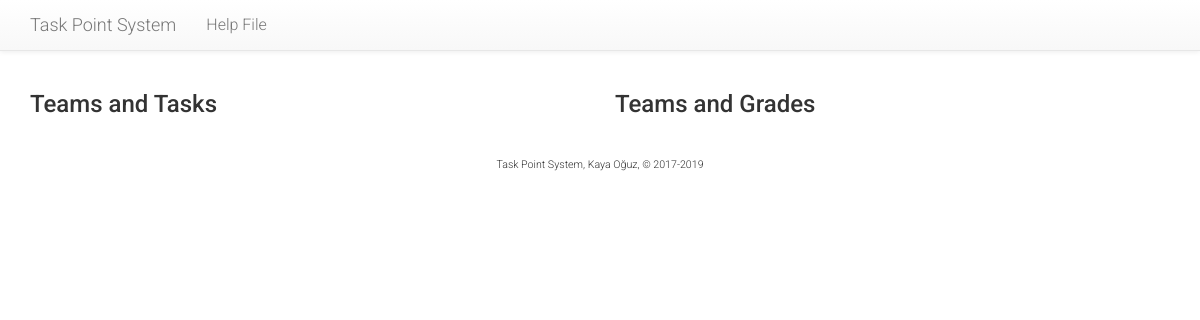
The page /tasks/view-all-teams/ (signed in) on the database as committed earlier.
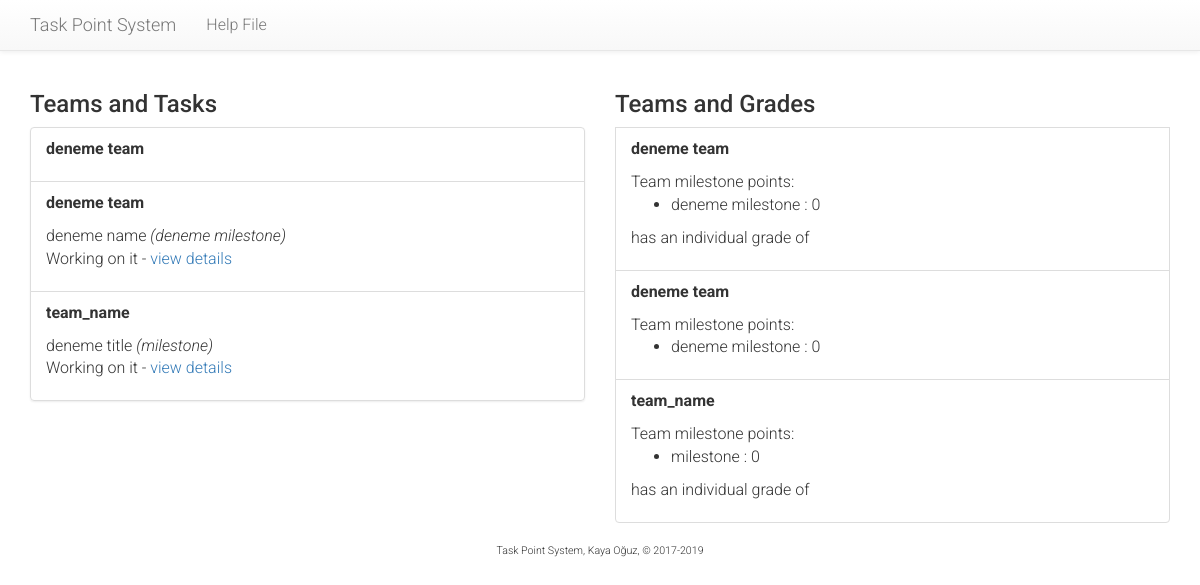
The same page on the database as committed later.
### tasks/models.py (models this page shows, shortened)
class Team(models.Model):
    course = models.ForeignKey(Course, on_delete=models.CASCADE)
    name = models.CharField("Team Name", max_length=128)
    github = models.CharField("Git Page", max_length=256, null=True)
    supervisor = models.ForeignKey(Supervisor, on_delete=models.SET_NULL, blank=True, null=True)
    team_size = models.PositiveSmallIntegerField("Team size", default=4, validators=[MaxValueValidator(99), MinValueValidator(1)])
    def get_all_task_points(self, m):
        p = 0
        for task in self.task_set.all().filter(milestone=m):
            p = p + task.get_points()
        return p
    def get_all_accepted_points(self, m):
        p = 0
        for task in self.task_set.all().filter(milestone=m):
            if task.status == 5:
                p = p + task.get_points()
        return p
    def get_milestone_list(self):
        milestone_list = {}
        for m in self.course.milestone_set.all():
            milestone_list[m.name] = self.get_team_grade(m)
        return milestone_list
    def get_team_grade(self, m):
        g = 0
        if self.get_all_task_points(m) > 0:
            g = round((self.get_all_accepted_points(m) / self.get_all_task_points(m)) * 100)
        return g

class Task(models.Model):
    PRIORITY = (
        (3, 'Urgent'),
        (2, 'Planned'),
        (1, 'Low'),
    )
    DIFFICULTY = (
        (3, 'Difficult'),
        (2, 'Normal'),
        (1, 'Easy'),
    )
    STATUS = (
        (1, "Waiting for approval"),
        (2, "Working on it"),
        (3, "Waiting for review"),
        (4, "Rejected"),
        (5, "Accepted"),
    )
    milestone = models.ForeignKey(Milestone, on_delete=models.CASCADE)
    creator = models.CharField("creator",max_length=256)#= models.ForeignKey(Supervisor, on_delete=models.SET_NULL, blank=True, null=True, related_name='creator')
    assignee = models.ForeignKey(
        Developer,
        on_delete=models.CASCADE,
        related_name='assignee',
        verbose_name="Assigned to"
    )
    team = models.ForeignKey(Team, on_delete=models.CASCADE)
    title = models.CharField("Brief task name", max_length=256)
    description = models.TextField("Description")
    due = models.DateField("Due Date", validators=[past_date_validator])
    date = models.DateTimeField("Created on", auto_now_add=True)
    completed = models.DateTimeField("Completed on", auto_now=True, blank=True, null=True)
    priority = models.PositiveSmallIntegerField("Priority", choices=PRIORITY, default=2)
    difficulty = models.PositiveSmallIntegerField("Difficulty", choices=DIFFICULTY, default=2)
    modifier = models.PositiveSmallIntegerField(
        "Modifier",
        default=3,
        validators=[MaxValueValidator(5), MinValueValidator(1)]
    )
    status = models.PositiveSmallIntegerField("Status", choices=STATUS, default=2)
    no_of_votes = models.PositiveSmallIntegerField("Number of Votes", default=0, validators=[MaxValueValidator(99), MinValueValidator(0)])
    valid = models.BooleanField("Is valid", default=False)
    def get_points(self):
        return (self.difficulty*self.priority)+self.modifier

class Milestone(models.Model):
    course = models.ForeignKey(Course, on_delete=models.CASCADE)
    name = models.CharField("Milestone", max_length=128)
    description = models.TextField("Milestone details")
    weight = models.PositiveSmallIntegerField(
        "Weight",
        default=10,
        validators=[MaxValueValidator(100), MinValueValidator(1)]
    )
    due = models.DateField("Due Date")

class Developer(models.Model):
    user = models.OneToOneField(User, on_delete=models.CASCADE)
    team = models.ForeignKey(Team, on_delete=models.SET_NULL, blank=True, null=True)
    def __str__(self):
        return self.get_name()
    def get_name(self):
        return self.user.first_name + " " + self.user.last_name

### tasks/views.py (the view)
@login_required
def view_all_teams(request):
    if not request.user.is_superuser:
        leave_site(request)
        return HttpResponseRedirect('/tasks/')
    context = {
        'page_title': 'All teams and their points',
        'teams': Team.objects.all(),
        'developers': Developer.objects.all(),
        'milestones': Milestone.objects.all(),
    }
    return render(request, 'tasks/view_all_teams.html', context)

### tasks/templates/tasks/view_all_teams.html (shortened to what this page needs)
{% extends "tasks/base.html" %}
{% block leftcontent %}
<h3>Teams and Tasks</h3>
<ul class="list-group">
{% for team in teams %}
  <li class="list-group-item">
    <p><b>{{ team.name }}</b></p>
    {% for t in team.task_set.all %}
      <p>{{ t.title }} <i>({{t.milestone.name}})</i><br />
        {{t.get_status_display}} - <a href="{% url 'tasks:view-task' t.id %}">view details</a></p>
    {% endfor %}
  </li>
{% endfor %}
</ul>
{% endblock %}
{% block rightcontent %}
<h3>Teams and Grades</h3>
{% for team in teams %}
  <li class="list-group-item">
    <p><b>{{ team.name }}</b></p>
    Team milestone points:
    <ul>
    {% for m, g in team.get_milestone_list.items %}
      <li> {{ m }} : {{ g }}</li>
    {% endfor %}
    </ul>
    {% for d in team.developer_set.all %}
      <p>{{ d }} has an individual grade of {{ d.getProjectGrade }}</p>
    {% endfor %}
  </li>
{% endfor %}
{% endblock %}

### tasks/templates/tasks/base.html (shortened to what this page needs)
<!DOCTYPE html>
<html lang="en">
  <head>
    {% load static %}
    <link rel="stylesheet" href="https://maxcdn.bootstrapcdn.com/bootstrap/3.3.7/css/bootstrap.min.css">
    <link rel="stylesheet" href="https://maxcdn.bootstrapcdn.com/bootstrap/3.3.7/css/bootstrap-theme.min.css">
    <link rel="stylesheet" href="http://code.jquery.com/ui/1.11.0/themes/smoothness/jquery-ui.css">
    <link rel="stylesheet" href="{% static 'tasks/style.css' %}">
  </head>
  <body>
    <nav class="navbar navbar-default navbar-static-top">
      <div class="container">
        <div class="navbar-header">
          <a class="navbar-brand" href="{% url 'tasks:choose' %}">Task Point System</a>
        </div>
        <div id="navbar">
          <ul class="nav navbar-nav">
            <li><a href="{% static 'tasks/task_point_system.pdf' %}">Help File</a></li>
          </ul>
        </div>
      </div>
    </nav>
    <div class="container">
      <div class="row">
  				<div class="col-xs-12 col-sm-6">
            {% block leftcontent %}{% endblock %}
          </div>
          <div class="col-xs-12 col-sm-6">
            {% block rightcontent %}{% endblock %}
          </div>
      </div>
      <div class="row" style="text-align: center; font-size: 8pt; margin-top: 20px; ">
        Task Point System, Kaya Oğuz, &copy; 2017-2019
      </div>
    </div>
  </body>
</html>

### tasks/static/tasks/style.css (style rules this page uses)
body, div, p, td, li { font-family: "Roboto"; font-weight: 300; font-size: 12pt; }

Rows that differ between the two databases and show on the page:
added Team: name "deneme team", get_milestone_list "0"
added Team: name "deneme team", get_milestone_list "0"
added Task: title "deneme name", milestone.name "deneme milestone", status "Working on it", shown under "deneme team"
added Team: name "team_name", get_milestone_list "0"
added Task: title "deneme title", milestone.name "milestone", status "Working on it", shown under "team_name"
added Milestone: get_milestone_list "deneme milestone" "deneme milestone"
added Milestone: get_milestone_list "milestone"
